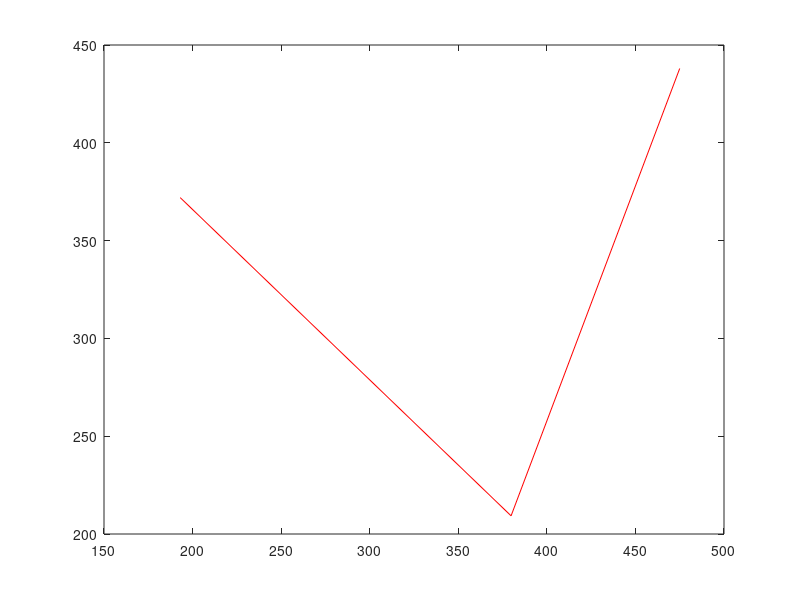

Write MATLAB code to recreate this figure.
m1x = 297.0;
m1y = 472.0;
m2x = 475.0;
m2y = 438.0;
R = 247.73;
ty = 372;
tx = 193;
Delatx = m2x-tx;
Deltay = ty-m2y;

l = ((Deltay)^2+(Delatx)^2)^(1/2);
h = (R^2-(l/2)^2)^(1/2);
Angle1 = acos((Delatx)/l);
Angle2 = acos(l/2/R);
Angle21 = ((acos(l/(2*R)))+(pi-Angle1));
Angle22 = ((pi-Angle1)-(acos(l/(2*R))));


xj21 = tx + R*cos(pi - Angle21);
yj21 = ty + R*sin(pi - Angle21);
xj22 = tx + R*cos(pi - Angle22);
yj22 = ty + R*sin(pi - Angle22);

plot([tx xj22 m2x],[ty yj22 m2y],'r')
plot([tx xj21 m2x],[ty yj21 m2y],'r')